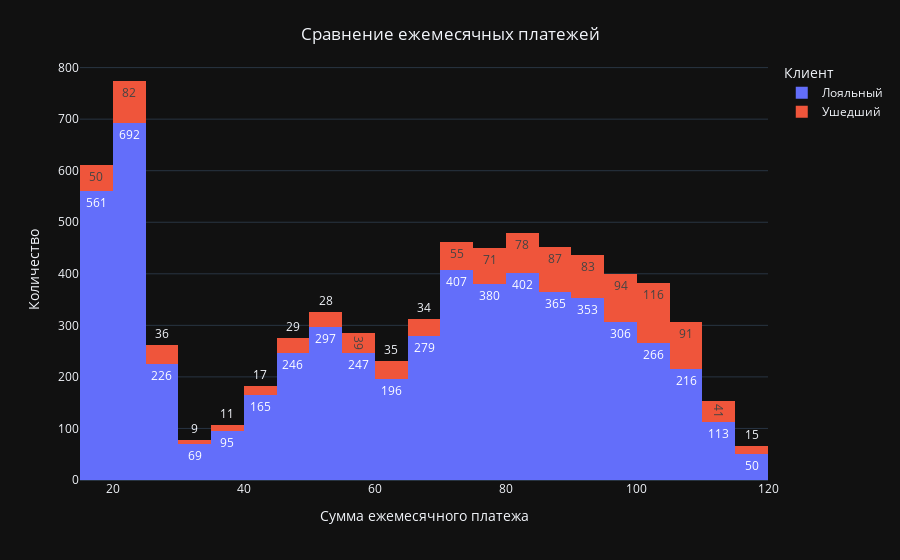

The notebook cell this image was saved under:
### Code cell
fig = px.histogram(data, 
                   x="monthly_charges", 
                   color="target", 
                   nbins=50, 
                   height=500,              
                   template='plotly_dark', 
                   labels={"target": "Клиент"},
                   text_auto=True)

fig.update_layout(yaxis_title='Количество', 
                  xaxis_title='Сумма ежемесячного платежа', 
                  title={'text': 'Сравнение ежемесячных платежей',
                        'y':0.95,
                        'x':0.5},
                  showlegend=True)
fig.show()

### Figure 1 — Plotly figure (JSON) as saved in the notebook; plotly's stock layout.template omitted (floating-point values rounded to 4 significant figures; data arrays with more than 128 entries replaced by an {"elided": "..."} marker saying what was removed)
{"data": [{"alignmentgroup": "True", "bingroup": "x", "hovertemplate": "Клиент=Лояльный<br>monthly_charges=%{x}<br>count=%{y}<extra></extra>", "legendgroup": "Лояльный", "marker": {"color": "#636efa", "pattern": {"shape": ""}}, "name": "Лояльный", "nbinsx": 50, "offsetgroup": "Лояльный", "orientation": "v", "showlegend": true, "texttemplate": "%{value}", "type": "histogram", "x": {"elided": "5931 float values"}, "xaxis": "x", "yaxis": "y"}, {"alignmentgroup": "True", "bingroup": "x", "hovertemplate": "Клиент=Ушедший<br>monthly_charges=%{x}<br>count=%{y}<extra></extra>", "legendgroup": "Ушедший", "marker": {"color": "#EF553B", "pattern": {"shape": ""}}, "name": "Ушедший", "nbinsx": 50, "offsetgroup": "Ушедший", "orientation": "v", "showlegend": true, "texttemplate": "%{value}", "type": "histogram", "x": {"elided": "1101 float values"}, "xaxis": "x", "yaxis": "y"}], "layout": {"autosize": true, "barmode": "relative", "legend": {"title": {"text": "Клиент"}, "tracegroupgap": 0}, "margin": {"t": 60}, "showlegend": true, "title": {"text": "Сравнение ежемесячных платежей", "x": 0.5, "y": 0.95}, "xaxis": {"anchor": "y", "autorange": true, "domain": [0, 1], "range": [15, 120], "title": {"text": "Сумма ежемесячного платежа"}, "type": "linear"}, "yaxis": {"anchor": "x", "autorange": true, "domain": [0, 1], "range": [0, 814.7], "title": {"text": "Количество"}}}}
